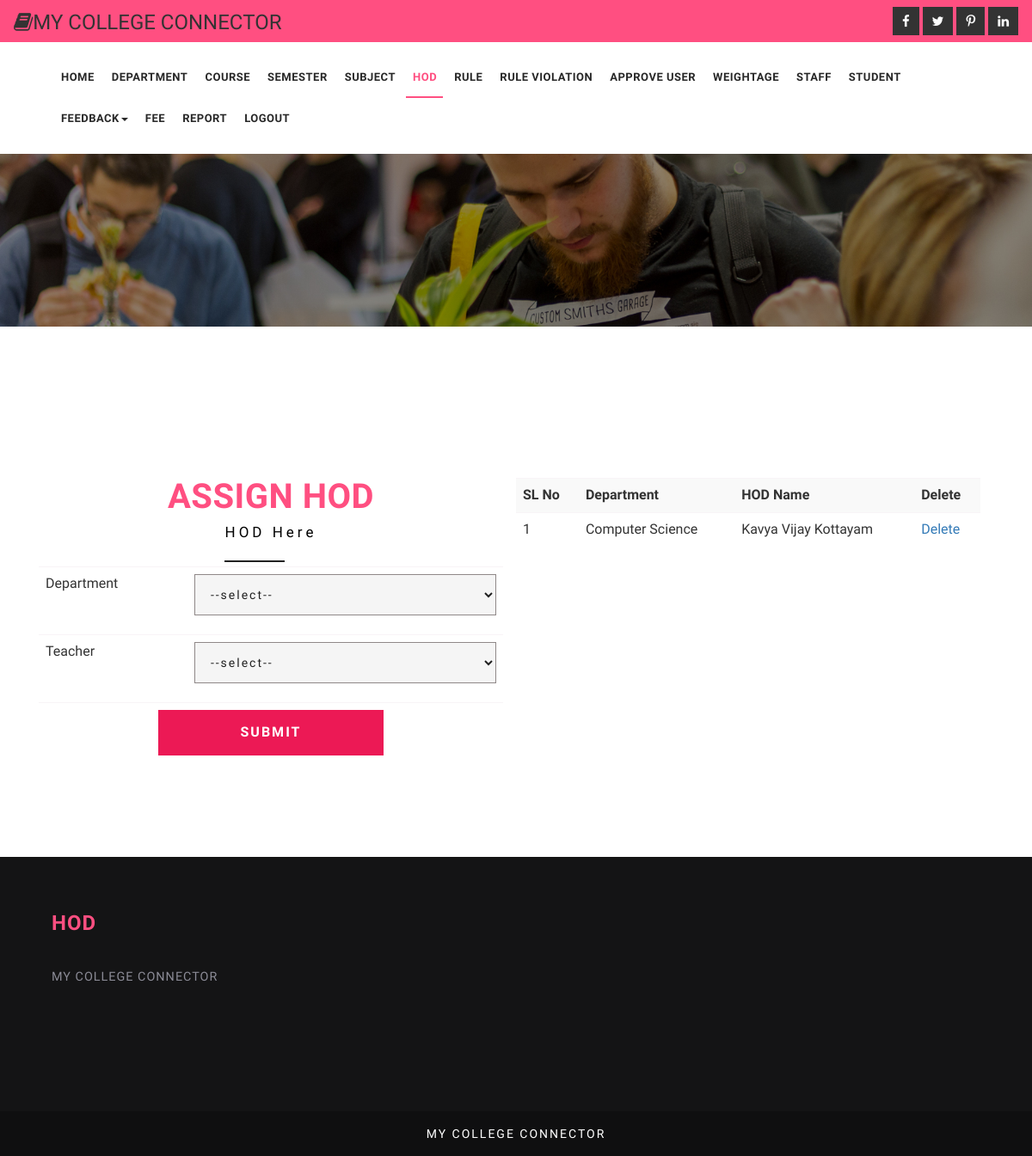
Page /admin/hod.php (signed in) on the committed database.
### tables this page shows
CREATE TABLE IF NOT EXISTS `tbl_hod` (
  `hod_id` int(11) NOT NULL AUTO_INCREMENT,
  `department_id` int(11) NOT NULL,
  `teacher_login_id` int(11) NOT NULL,
  PRIMARY KEY (`hod_id`)
);

CREATE TABLE IF NOT EXISTS `tbl_department` (
  `department_id` int(11) NOT NULL AUTO_INCREMENT,
  `department_name` varchar(50) NOT NULL,
  PRIMARY KEY (`department_id`)
);

CREATE TABLE IF NOT EXISTS `tbl_staff_reg` (
  `staff_id` int(11) NOT NULL AUTO_INCREMENT,
  `first_name` varchar(20) NOT NULL,
  `last_name` varchar(20) NOT NULL,
  `gender` varchar(6) NOT NULL,
  `dob` varchar(30) NOT NULL,
  `address` varchar(100) NOT NULL,
  `phone` bigint(11) NOT NULL,
  `email` varchar(30) NOT NULL,
  `department_id` int(11) NOT NULL,
  `educational_qualification` varchar(60) NOT NULL,
  `date_of_join` varchar(30) NOT NULL,
  `login_id` int(11) NOT NULL,
  `certificate` varchar(50) NOT NULL,
  `qualification` varchar(50) NOT NULL,
  PRIMARY KEY (`staff_id`)
);

### admin/query.php (called while the page is built, shortened)
<?php
include_once("../dboperation.php");
class query
{
	function select_hod()
	{
		 $sql="select * from tbl_hod inner join tbl_department on tbl_hod.department_id=tbl_department.department_id inner join tbl_staff_reg on tbl_hod.teacher_login_id=tbl_staff_reg.login_id";
		$db=new dboperation();
		$res=$db->execute($sql);
		return $res;
	}
}
?>

### dboperation.php (called while the page is built, shortened)
<?php
class dboperation
{
	var $con,$dbcon,$res;
	function dbconnect()
	{
		$this->con=mysqli_connect("localhost","root","","college_connector");
	}
	function execute($qry)
	{
		$this->res=mysqli_query($this->con,$qry);
		return $this->res;
	}
}
?>

### admin/hod.php (the view, shortened to what this page needs)
<!DOCTYPE html>
<html>
<head>
	<link href="../css/bootstrap.css" rel="stylesheet" type="text/css" media="all" />
	<link href="../css/style.css" rel="stylesheet" type="text/css" media="all" />
	<link href="../css/font-awesome.css" rel="stylesheet">
</head>
<body>
	 <?php
if(isset($_SESSION['login_id']))
{
    ?>
	<div class="header-1">
	<div class="agileits_top_menu">
		<div class="w3l_header_left">
					<div>
				<h3><span class="fa fa-book" aria-hidden="true"></span>MY COLLEGE CONNECTOR</h3></div>
			</div>
			<div class="w3l_header_right">
				<div class="w3ls-social-icons text-left">
					<a class="facebook" href="#"><i class="fa fa-facebook"></i></a>
					<a class="twitter" href="#"><i class="fa fa-twitter"></i></a>
					<a class="pinterest" href="#"><i class="fa fa-pinterest-p"></i></a>
					<a class="linkedin" href="#"><i class="fa fa-linkedin"></i></a>
				</div>
			</div>
			<div class="clearfix"> </div>
		</div>
		<div class="content white agile-info">
			<nav class="navbar navbar-default" role="navigation">
				<div class="container">
					<div class="collapse navbar-collapse" id="bs-example-navbar-collapse-1">
						<nav class="link-effect-2" id="link-effect-2">
							<ul class="nav navbar-nav">
								<li  ><a href="adminhome.php" class="effect-3">Home</a></li>
								<li><a href="department.php" class="effect-3">Department</a></li>
								<li  ><a href="course.php" class="effect-3">Course</a></li>
<li><a href="semester.php" class="effect-3">Semester</a></li>
<li><a href="subject.php" class="effect-3">Subject</a></li>
<li class="active"><a href="hod.php" class="effect-3">HOD</a></li>
<li><a href="rule.php" class="effect-3">Rule</a></li>
<li><a href="rule_violation.php" class="effect-3">Rule Violation</a></li>
<li><a href="approve_user.php" class="effect-3">Approve User</a></li>
	<li><a href="add_weightage.php" class="effect-3">Weightage</a></li>
<li><a href="staff.php" class="effect-3">Staff</a></li>
<li><a href="student.php" class="effect-3">Student</a></li>
<li><a href="#" class="dropdown-toggle hvr-bounce-to-bottom" data-toggle="dropdown" role="button" aria-haspopup="true" aria-expanded="false">Feedback<span class="caret"></span></a>
										</li>
<li><a href="feedetails.php" class="effect-3">Fee</a></li>
							<li><a href="report.php" class="effect-3">
								Report</a></li>
								<li><a href="../logout.php" class="effect-3">Logout</a></li>
							</ul>
						</nav>
					</div>
				</div>
			</nav>
		</div>
	</div>
	<div class="inner_content_info_agileits">
		<div class="container">
			<div class="inner_sec_grids_info_w3ls">
				<div class="w3layouts_mail_grid">
						<div class="col-md-6 wthree_contact_left_grid" style="">
		<h3 class="heading-agileinfo">Assign HOD<span>HOD Here</span></h3>
 <?php
include_once("query.php");
$user=new query();
$res1=$user->select_department();
 ?>
<form name="f1" method="post" action="process_hod.php">
 <table class="table">
     <tr>
      <td>Department</td>
      <td><select name="txtdpt" id="txtdpt" onchange="display_teachers()">
      	<option value="0">--select--</option>
      <?php
	   while($row=mysqli_fetch_array($res1))
  {
	  ?>
      <option value="<?php echo $row['department_id'] ?>"><?php echo $row['department_name']?></option>
      <?php }?></select>
      </td>
    </tr>
    <tr>
      <td>Teacher</td>
      <td><select name="teacher" id="teacher" ><option value="0">--select--</option>
      </select></td></tr>
    <tr>
      <td colspan="2" align="center">
        <input style="width:50%" class="operations" type="submit" name="Submit" value="Submit" onClick="return validate_hod()">
     </td>
    </tr>
  </table>
</form>
						</div>
						<div class="col-md-6 wthree_contact_left_grid">
	 <table  class="table table-striped">
    <tr class="toptrtbl">
       <th>SL No</th>
      <th>Department</th>
      <th>HOD Name</th>
      <th>Delete</th>
    </tr>
    <?php
	$count=1;
	$res=$user->select_hod();
  while($r=mysqli_fetch_array($res))
  {
  ?>
    <tr  class=ros<?php echo  $count%2; ?>>
    <td><?php echo$count ?></td>
      <td><?php echo $r['department_name'] ?></td>
        <td><?php echo $r["first_name"]." ". $r["last_name"]." ". $r["address"]?></td>
      <td><a class="operations" href="process_delete_hod.php?id=<?php echo $r['hod_id'] ?>">Delete</a></td>
    </tr>
    <?php
	$count++;
  }
  ?>
  </table>
						</div>
						<div class="clearfix"> </div>
				</div>
			</div>
		</div>
	</div>
	<div class="footer_top_agileits">
		<div class="container">
			<div class="col-md-4 footer_grid">
				<h3>HOD</h3>
				<p>MY COLLEGE CONNECTOR
				</p>
			</div>
			<div class="col-md-4 footer_grid">
			</div>
			<div class="col-md-4 footer_grid">
			</div>
			<div class="clearfix"> </div>
		</div>
	</div>
	<div class="footer_w3ls">
		<div class="container">
					<div class="footer_bottom1">
						<p>MY COLLEGE CONNECTOR</p>
					</div>
		</div>
	</div>
	<?php
}
else
{
    header("location:../login.php");
}
?>
</body>
</html>

### rows in the picture
tbl_hod: department.department_name "Computer Science", tbl_staff_reg.first_name "Kavya", tbl_staff_reg.last_name "Vijay", tbl_staff_reg.address "Kottayam"
